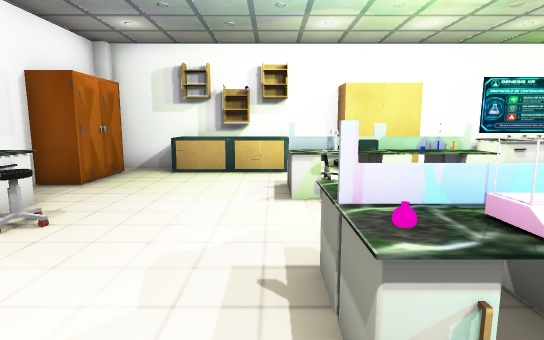
[1] (above)

16 first-person views from a walk through a 3-D level made in the Unity game engine. The camera is 1.5 m above the floor, tilts 8° down and sees 80° across. The floor is counted in squares, 1 m on a side. Each view is taken from the middle of a square. On the plan, view 1 faces up. The plan holds only what a view shows up to about 15 squares ahead; the rest is blank. The player is left out. Some animated figures are left out. Some surface patterns are stand-ins.

[2]
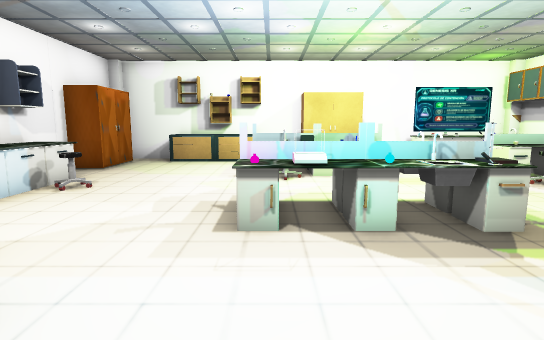

[3]
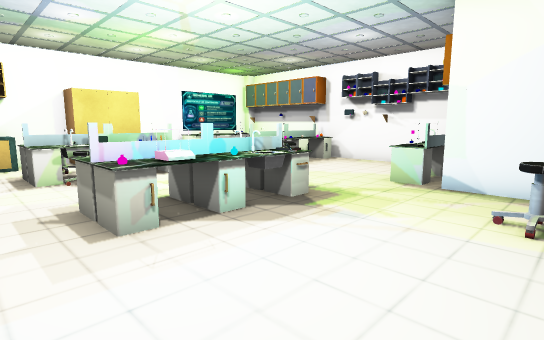

[4]
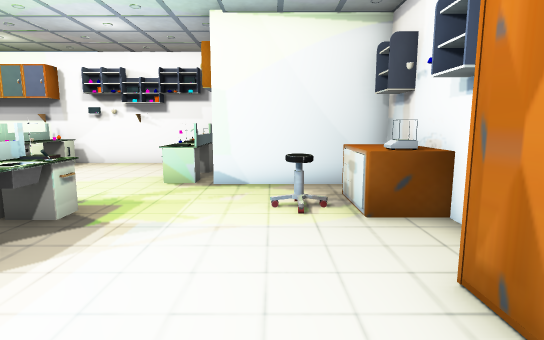

[5]
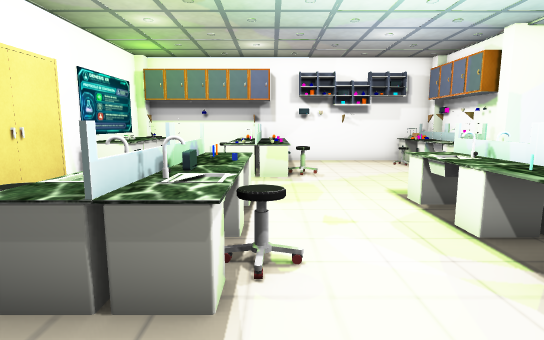

[6]
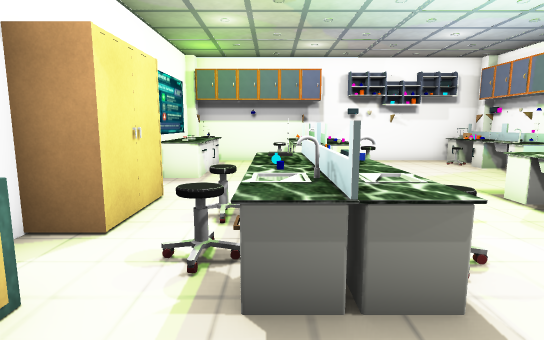

[7]
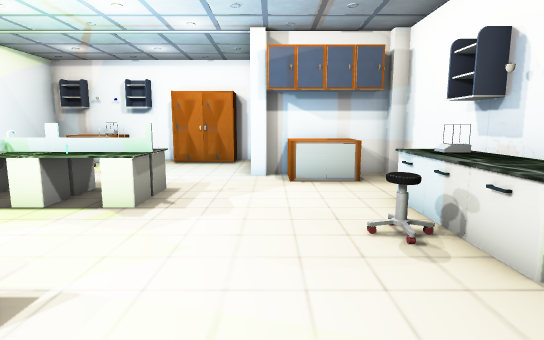

[8]
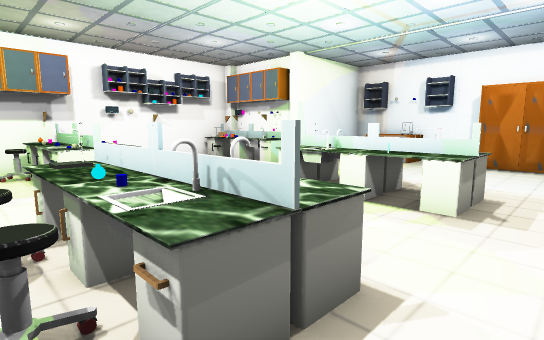

[9]
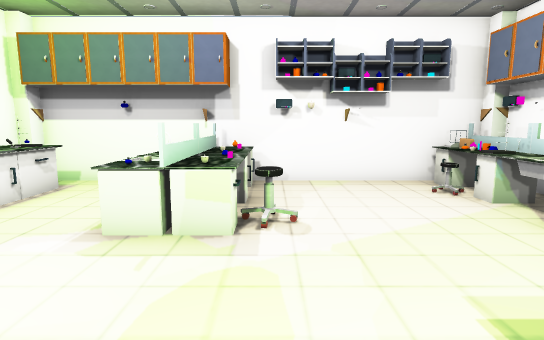

[10]
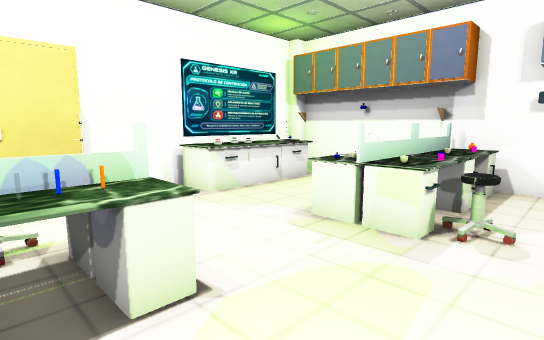

[11]
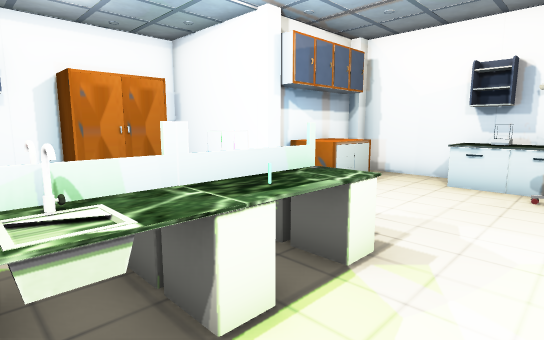

[12]
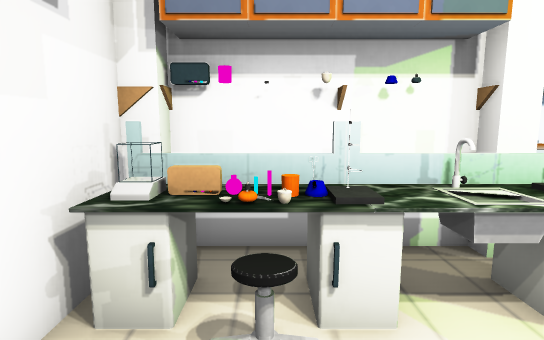

[13]
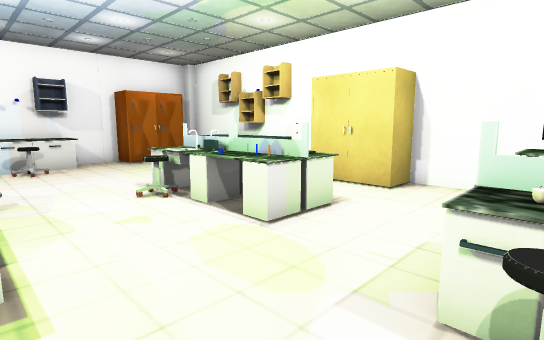

[14]
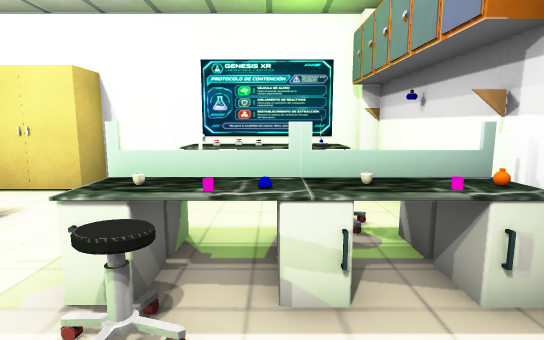

[15]
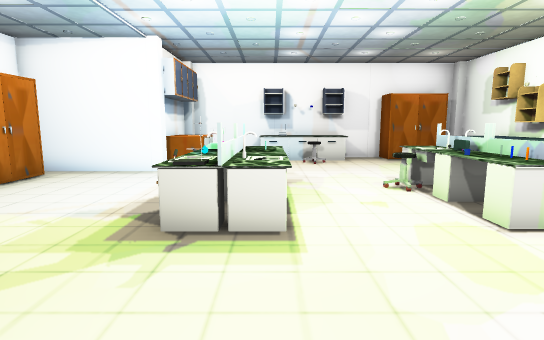

[16]
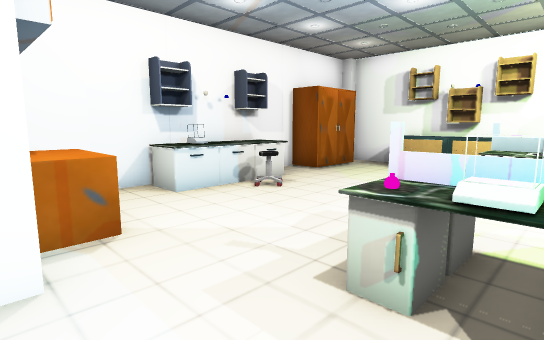

### Floor plan
Points are (right, up) in squares from view 1. A wall is a line through its corners. A room is listed if a view was taken in it or the views show most of it. See-through windows are left out.
Room 1 (views 1, 2, 3, 4, 5, 6, 7, 8, 9, 10, 11, 12, 13, 14, 15, 16)
walls: (8.4, 0) (9.6, 0); (-1.4, -1.4) (-1.4, -4.9) (-0.5, -4.9); (2.4, 11.4) (-5.5, 11.4); (9.4, -0.1) (8.4, -0.1); (9.4, -0.9) (10.5, -0.9); (1.8, -4.9) (7.1, -4.9) (7.1, -1.4); (11.6, -0.6) (11.6, 10.5); (-5.9, 8) (-5.9, -0.6); (-5.5, -0.9) (-2.4, -0.9); (11.2, 11.4) (4.6, 11.4)
objects: other object (-6, 11); other object (-5, 3) to (-4, 6); other object (-5, 8) to (-5, 10); other object (-4, 0) to (-3, 0); other object (-3, 5); other object (-3, 10) to (-2, 11); other object (-2, -1); other object (-1, 10) to (0, 10); other object (-1, 11); other object (0, 7); other object (0, 8) to (1, 8); other object (1, -4) to (2, -4); other object (1, 1) to (2, 1); other object (1, 2) to (2, 3); other object (1, 6); other object (1, 7); other object (1, 9) to (2, 9); other object (2, 7); other object (2, 8); other object (2, 10) to (5, 11); other object (3, 1) to (4, 2); other object (3, 3); other object (3, 7) to (4, 7); other object (3, 8); other object (3, 9); other object (4, -4) to (5, -4); other object (4, 3); other object (4, 8); other object (5, -3) to (5, -2); other object (5, 2); other object (6, -4); other object (7, -1); other object (7, 0) to (9, 1); other object (7, 5); other object (7, 5) to (8, 6); other object (7, 7); other object (7, 10) to (11, 11); other object (8, -1); other object (8, 0); other object (8, 7); other object (8, 8); other object (9, -1); other object (9, 6); other object (9, 7); other object (10, 0); other object (10, 1); other object (10, 2); other object (10, 5); other object (10, 6); other object (10, 7) to (11, 7); other object (10, 8); other object (10, 9); other object (11, -1); other object (11, 0); other object (11, 1); other object (11, 5); other object (11, 6); other object (11, 8); other object (11, 11)

Positions as (right, up) in squares from view 1, and headings:
1: (0, 0), facing up
2: (1, -3), facing up
3: (-1, -3), facing up-right
4: (-1, -2), facing right
5: (-2, 6), facing right
6: (-2, 8), facing right
7: (-2, 9), facing down
8: (-1, 9), facing down-right
9: (3, 5), facing right
10: (3, 4), facing up-right
11: (4, 5), facing down-left
12: (10, 3), facing down
13: (8, 3), facing up-left
14: (9, 3), facing up
15: (9, 3), facing left
16: (2, -1), facing up-left
